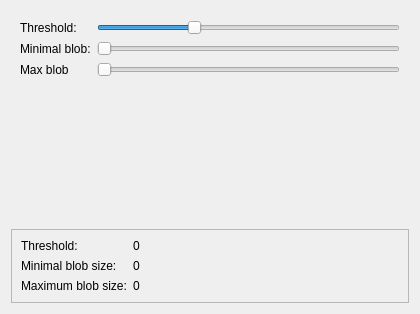
<?xml version="1.0" encoding="UTF-8"?>
<ui version="4.0">
 <class>ModuleTrackingSettings</class>
 <widget class="QWidget" name="ModuleTrackingSettings">
  <property name="geometry">
   <rect>
    <x>0</x>
    <y>0</y>
    <width>420</width>
    <height>314</height>
   </rect>
  </property>
  <property name="windowTitle">
   <string>Form</string>
  </property>
  <layout class="QVBoxLayout" name="verticalLayout">
   <item>
    <widget class="QWidget" name="widget" native="true">
     <layout class="QFormLayout" name="formLayout_2">
      <item row="0" column="0">
       <widget class="QLabel" name="label">
        <property name="text">
         <string>Threshold:</string>
        </property>
       </widget>
      </item>
      <item row="0" column="1">
       <widget class="QSlider" name="thresSilder">
        <property name="maximum">
         <number>255</number>
        </property>
        <property name="value">
         <number>80</number>
        </property>
        <property name="orientation">
         <enum>Qt::Horizontal</enum>
        </property>
       </widget>
      </item>
      <item row="1" column="0">
       <widget class="QLabel" name="label_2">
        <property name="text">
         <string>Minimal blob:</string>
        </property>
       </widget>
      </item>
      <item row="1" column="1">
       <widget class="QSlider" name="minBlobSizeSlider">
        <property name="maximum">
         <number>500</number>
        </property>
        <property name="singleStep">
         <number>10</number>
        </property>
        <property name="orientation">
         <enum>Qt::Horizontal</enum>
        </property>
       </widget>
      </item>
      <item row="2" column="0">
       <widget class="QLabel" name="label_3">
        <property name="text">
         <string>Max blob</string>
        </property>
       </widget>
      </item>
      <item row="2" column="1">
       <widget class="QSlider" name="maxBlobSizeSlider">
        <property name="maximum">
         <number>500</number>
        </property>
        <property name="singleStep">
         <number>10</number>
        </property>
        <property name="orientation">
         <enum>Qt::Horizontal</enum>
        </property>
       </widget>
      </item>
     </layout>
    </widget>
   </item>
   <item>
    <spacer name="verticalSpacer">
     <property name="orientation">
      <enum>Qt::Vertical</enum>
     </property>
     <property name="sizeHint" stdset="0">
      <size>
       <width>20</width>
       <height>40</height>
      </size>
     </property>
    </spacer>
   </item>
   <item>
    <widget class="QFrame" name="frame">
     <property name="frameShape">
      <enum>QFrame::StyledPanel</enum>
     </property>
     <property name="frameShadow">
      <enum>QFrame::Raised</enum>
     </property>
     <layout class="QFormLayout" name="formLayout">
      <item row="0" column="0">
       <widget class="QLabel" name="label_4">
        <property name="text">
         <string>Threshold:</string>
        </property>
       </widget>
      </item>
      <item row="0" column="1">
       <widget class="QLabel" name="thresInfo">
        <property name="text">
         <string>0</string>
        </property>
       </widget>
      </item>
      <item row="1" column="0">
       <widget class="QLabel" name="label_5">
        <property name="text">
         <string>Minimal blob size:</string>
        </property>
       </widget>
      </item>
      <item row="1" column="1">
       <widget class="QLabel" name="minBlobInfo">
        <property name="text">
         <string>0</string>
        </property>
       </widget>
      </item>
      <item row="2" column="0">
       <widget class="QLabel" name="label_6">
        <property name="text">
         <string>Maximum blob size:</string>
        </property>
       </widget>
      </item>
      <item row="2" column="1">
       <widget class="QLabel" name="maxBlobInfo">
        <property name="text">
         <string>0</string>
        </property>
       </widget>
      </item>
     </layout>
    </widget>
   </item>
  </layout>
 </widget>
 <resources/>
 <connections/>
</ui>
